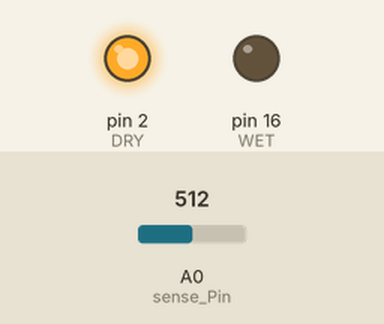
The sketch below on a simulated Arduino Uno, built with avr-gcc and run on an emulated ATmega328P. Parts: output pins drawn as LEDs (lit = HIGH). The inputs (shaded band) are chosen by the test bench; at power-on: A0 (sense_Pin) = 512. What the sketch prints to the serial monitor is not drawn.

Above: at 3.2 s.
3.3 s: A0 (sense_Pin) set to 483
At 4.8 s:
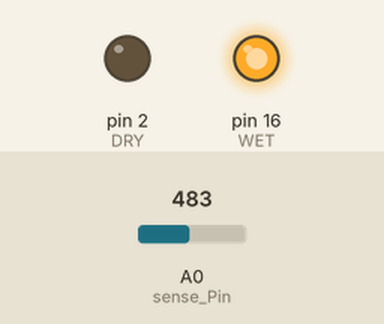
7.3 s: A0 (sense_Pin) set to 511
At 8.8 s:
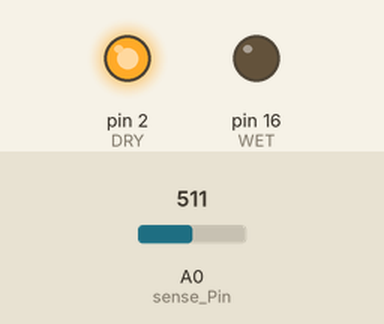
11.3 s: A0 (sense_Pin) set to 306
At 12.8 s:
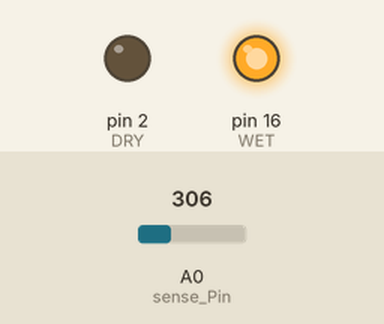
Timing chart, 0 to 14.3 s (numbered marks = the images above; inputs shaded):
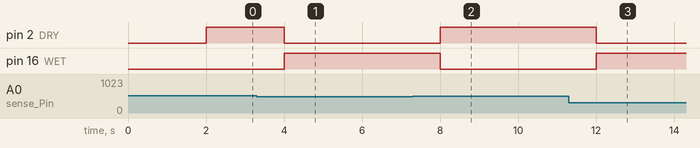

The sketch:

SoilMoisture.ino
```cpp
int WET= 16; // Indicador de agua D0
int DRY= 2;  // Ausencia de agua D4


int sense_Pin = 0; // Pin de entrada del sensor A0

int value = 0;

void setup()
{
  Serial.begin(9600);
  pinMode(WET, OUTPUT);
  pinMode(DRY, OUTPUT);
  delay(2000);
}

void loop()
{

   Serial.print("MOISTURE LEVEL : ");
   value= analogRead(sense_Pin);
   value= value/10;
   Serial.println(value);

        if(value<50)
        {
            digitalWrite(WET, HIGH);
            Serial.print("Humedo");
        }
       else
       {
           digitalWrite(DRY,HIGH);
           Serial.print("Seco");
       }

       delay(1000);

       digitalWrite(WET,LOW);

       digitalWrite(DRY, LOW);
}
```

Measured:
- the behaviour switches between 500 and 499 on A0 (sense_Pin) (found by bisection; images 0 and 1)
- after the input at 3.3 s, pin 2 (DRY): HIGH → LOW after 0.70 s; pin 16 (WET): LOW → HIGH after 0.70 s
- after the input at 7.3 s, pin 2 (DRY): LOW → HIGH after 0.70 s; pin 16 (WET): HIGH → LOW after 0.70 s
- after the input at 11.3 s, pin 2 (DRY): HIGH → LOW after 0.70 s; pin 16 (WET): LOW → HIGH after 0.71 s
